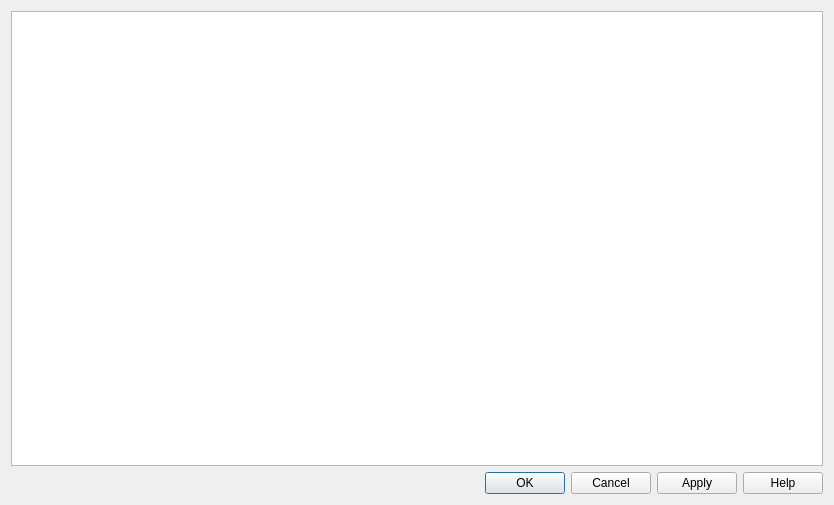
<?xml version="1.0" encoding="UTF-8"?>
<ui version="4.0">
 <class>QgsHandleBadLayersBase</class>
 <widget class="QDialog" name="QgsHandleBadLayersBase">
  <property name="geometry">
   <rect>
    <x>0</x>
    <y>0</y>
    <width>834</width>
    <height>505</height>
   </rect>
  </property>
  <property name="windowTitle">
   <string>Handle Bad Layers</string>
  </property>
  <layout class="QVBoxLayout" name="verticalLayout">
   <item>
    <widget class="QTableWidget" name="mLayerList">
     <attribute name="horizontalHeaderStretchLastSection">
      <bool>true</bool>
     </attribute>
    </widget>
   </item>
   <item>
    <widget class="QDialogButtonBox" name="buttonBox">
     <property name="orientation">
      <enum>Qt::Horizontal</enum>
     </property>
     <property name="standardButtons">
      <set>QDialogButtonBox::Apply|QDialogButtonBox::Cancel|QDialogButtonBox::Help|QDialogButtonBox::Ok</set>
     </property>
    </widget>
   </item>
  </layout>
 </widget>
 <resources/>
 <connections>
  <connection>
   <sender>buttonBox</sender>
   <signal>accepted()</signal>
   <receiver>QgsHandleBadLayersBase</receiver>
   <slot>accept()</slot>
   <hints>
    <hint type="sourcelabel">
     <x>248</x>
     <y>254</y>
    </hint>
    <hint type="destinationlabel">
     <x>157</x>
     <y>274</y>
    </hint>
   </hints>
  </connection>
  <connection>
   <sender>buttonBox</sender>
   <signal>rejected()</signal>
   <receiver>QgsHandleBadLayersBase</receiver>
   <slot>reject()</slot>
   <hints>
    <hint type="sourcelabel">
     <x>316</x>
     <y>260</y>
    </hint>
    <hint type="destinationlabel">
     <x>286</x>
     <y>274</y>
    </hint>
   </hints>
  </connection>
 </connections>
</ui>
